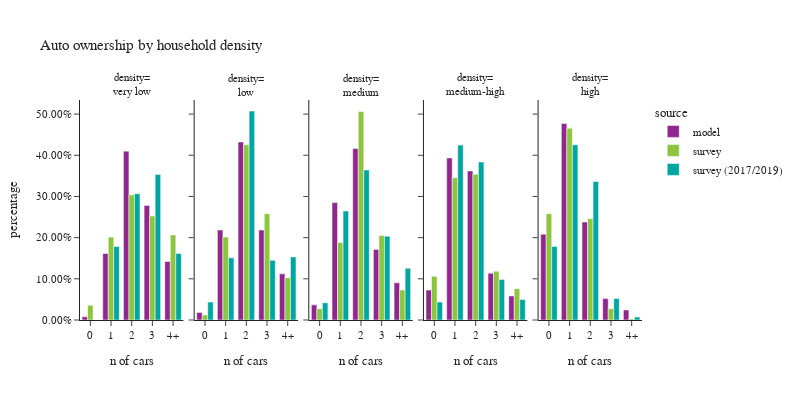

Notebook cell for this chart:
### Code cell
plot_auto(hh.dropna(subset=['hh_density_group']),'hh_density_group','household density','density')

### Figure 1 — Plotly figure (JSON) as saved in the notebook; plotly's stock layout.template omitted (floating-point values rounded to 4 significant figures)
{"data": [{"alignmentgroup": "True", "customdata": [[1717], [35067], [89002], [60387], [30858]], "hovertemplate": "source=model<br>hh_density_group=very low<br>auto_ownership_simple=%{x}<br>percentage=%{y}<br>sample count=%{customdata[0]}<extra></extra>", "legendgroup": "model", "marker": {"color": "#91268F", "pattern": {"shape": ""}}, "name": "model", "offsetgroup": "model", "orientation": "v", "showlegend": true, "textposition": "auto", "x": ["0", "1", "2", "3", "4+"], "xaxis": "x", "y": [0.007911, 0.1616, 0.4101, 0.2782, 0.1422], "yaxis": "y", "type": "bar"}, {"alignmentgroup": "True", "customdata": [[4008], [47442], [93832], [47431], [24313]], "hovertemplate": "source=model<br>hh_density_group=low<br>auto_ownership_simple=%{x}<br>percentage=%{y}<br>sample count=%{customdata[0]}<extra></extra>", "legendgroup": "model", "marker": {"color": "#91268F", "pattern": {"shape": ""}}, "name": "model", "offsetgroup": "model", "orientation": "v", "showlegend": false, "textposition": "auto", "x": ["0", "1", "2", "3", "4+"], "xaxis": "x2", "y": [0.01847, 0.2186, 0.4324, 0.2185, 0.112], "yaxis": "y2", "type": "bar"}, {"alignmentgroup": "True", "customdata": [[15959], [123753], [180743], [74305], [39262]], "hovertemplate": "source=model<br>hh_density_group=medium<br>auto_ownership_simple=%{x}<br>percentage=%{y}<br>sample count=%{customdata[0]}<extra></extra>", "legendgroup": "model", "marker": {"color": "#91268F", "pattern": {"shape": ""}}, "name": "model", "offsetgroup": "model", "orientation": "v", "showlegend": false, "textposition": "auto", "x": ["0", "1", "2", "3", "4+"], "xaxis": "x3", "y": [0.03677, 0.2851, 0.4164, 0.1712, 0.09046], "yaxis": "y3", "type": "bar"}, {"alignmentgroup": "True", "customdata": [[31539], [170789], [157131], [49198], [25378]], "hovertemplate": "source=model<br>hh_density_group=medium-high<br>auto_ownership_simple=%{x}<br>percentage=%{y}<br>sample count=%{customdata[0]}<extra></extra>", "legendgroup": "model", "marker": {"color": "#91268F", "pattern": {"shape": ""}}, "name": "model", "offsetgroup": "model", "orientation": "v", "showlegend": false, "textposition": "auto", "x": ["0", "1", "2", "3", "4+"], "xaxis": "x4", "y": [0.07266, 0.3935, 0.362, 0.1134, 0.05847], "yaxis": "y4", "type": "bar"}, {"alignmentgroup": "True", "customdata": [[90461], [207138], [103246], [22531], [10639]], "hovertemplate": "source=model<br>hh_density_group=high<br>auto_ownership_simple=%{x}<br>percentage=%{y}<br>sample count=%{customdata[0]}<extra></extra>", "legendgroup": "model", "marker": {"color": "#91268F", "pattern": {"shape": ""}}, "name": "model", "offsetgroup": "model", "orientation": "v", "showlegend": false, "textposition": "auto", "x": ["0", "1", "2", "3", "4+"], "xaxis": "x5", "y": [0.2084, 0.4773, 0.2379, 0.05191, 0.02451], "yaxis": "y5", "type": "bar"}, {"alignmentgroup": "True", "customdata": [[9], [86], [137], [66], [37]], "hovertemplate": "source=survey<br>hh_density_group=very low<br>auto_ownership_simple=%{x}<br>percentage=%{y}<br>sample count=%{customdata[0]}<extra></extra>", "legendgroup": "survey", "marker": {"color": "#8CC63E", "pattern": {"shape": ""}}, "name": "survey", "offsetgroup": "survey", "orientation": "v", "showlegend": true, "textposition": "auto", "x": ["0", "1", "2", "3", "4+"], "xaxis": "x", "y": [0.03573, 0.2013, 0.3039, 0.2526, 0.2065], "yaxis": "y", "type": "bar"}, {"alignmentgroup": "True", "customdata": [[4], [88], [170], [60], [18]], "hovertemplate": "source=survey<br>hh_density_group=low<br>auto_ownership_simple=%{x}<br>percentage=%{y}<br>sample count=%{customdata[0]}<extra></extra>", "legendgroup": "survey", "marker": {"color": "#8CC63E", "pattern": {"shape": ""}}, "name": "survey", "offsetgroup": "survey", "orientation": "v", "showlegend": false, "textposition": "auto", "x": ["0", "1", "2", "3", "4+"], "xaxis": "x2", "y": [0.01216, 0.2013, 0.4257, 0.2582, 0.1026], "yaxis": "y2", "type": "bar"}, {"alignmentgroup": "True", "customdata": [[21], [195], [259], [65], [30]], "hovertemplate": "source=survey<br>hh_density_group=medium<br>auto_ownership_simple=%{x}<br>percentage=%{y}<br>sample count=%{customdata[0]}<extra></extra>", "legendgroup": "survey", "marker": {"color": "#8CC63E", "pattern": {"shape": ""}}, "name": "survey", "offsetgroup": "survey", "orientation": "v", "showlegend": false, "textposition": "auto", "x": ["0", "1", "2", "3", "4+"], "xaxis": "x3", "y": [0.02729, 0.1879, 0.5065, 0.2054, 0.07292], "yaxis": "y3", "type": "bar"}, {"alignmentgroup": "True", "customdata": [[63], [357], [216], [49], [25]], "hovertemplate": "source=survey<br>hh_density_group=medium-high<br>auto_ownership_simple=%{x}<br>percentage=%{y}<br>sample count=%{customdata[0]}<extra></extra>", "legendgroup": "survey", "marker": {"color": "#8CC63E", "pattern": {"shape": ""}}, "name": "survey", "offsetgroup": "survey", "orientation": "v", "showlegend": false, "textposition": "auto", "x": ["0", "1", "2", "3", "4+"], "xaxis": "x4", "y": [0.1061, 0.3454, 0.3539, 0.1185, 0.0761], "yaxis": "y4", "type": "bar"}, {"alignmentgroup": "True", "customdata": [[475], [850], [252], [28], [8]], "hovertemplate": "source=survey<br>hh_density_group=high<br>auto_ownership_simple=%{x}<br>percentage=%{y}<br>sample count=%{customdata[0]}<extra></extra>", "legendgroup": "survey", "marker": {"color": "#8CC63E", "pattern": {"shape": ""}}, "name": "survey", "offsetgroup": "survey", "orientation": "v", "showlegend": false, "textposition": "auto", "x": ["0", "1", "2", "3", "4+"], "xaxis": "x5", "y": [0.2582, 0.4657, 0.2463, 0.02727, 0.002575], "yaxis": "y5", "type": "bar"}, {"alignmentgroup": "True", "customdata": [[0], [64], [127], [70], [39]], "hovertemplate": "source=survey (2017/2019)<br>hh_density_group=very low<br>auto_ownership_simple=%{x}<br>percentage=%{y}<br>sample count=%{customdata[0]}<extra></extra>", "legendgroup": "survey (2017/2019)", "marker": {"color": "#00A7A0", "pattern": {"shape": ""}}, "name": "survey (2017/2019)", "offsetgroup": "survey (2017/2019)", "orientation": "v", "showlegend": true, "textposition": "auto", "x": ["0", "1", "2", "3", "4+"], "xaxis": "x", "y": [0.0, 0.1783, 0.3065, 0.3535, 0.1617], "yaxis": "y", "type": "bar"}, {"alignmentgroup": "True", "customdata": [[5], [78], [154], [44], [29]], "hovertemplate": "source=survey (2017/2019)<br>hh_density_group=low<br>auto_ownership_simple=%{x}<br>percentage=%{y}<br>sample count=%{customdata[0]}<extra></extra>", "legendgroup": "survey (2017/2019)", "marker": {"color": "#00A7A0", "pattern": {"shape": ""}}, "name": "survey (2017/2019)", "offsetgroup": "survey (2017/2019)", "orientation": "v", "showlegend": false, "textposition": "auto", "x": ["0", "1", "2", "3", "4+"], "xaxis": "x2", "y": [0.04344, 0.1509, 0.5075, 0.1448, 0.1533], "yaxis": "y2", "type": "bar"}, {"alignmentgroup": "True", "customdata": [[17], [198], [289], [99], [33]], "hovertemplate": "source=survey (2017/2019)<br>hh_density_group=medium<br>auto_ownership_simple=%{x}<br>percentage=%{y}<br>sample count=%{customdata[0]}<extra></extra>", "legendgroup": "survey (2017/2019)", "marker": {"color": "#00A7A0", "pattern": {"shape": ""}}, "name": "survey (2017/2019)", "offsetgroup": "survey (2017/2019)", "orientation": "v", "showlegend": false, "textposition": "auto", "x": ["0", "1", "2", "3", "4+"], "xaxis": "x3", "y": [0.04186, 0.2647, 0.3644, 0.2034, 0.1257], "yaxis": "y3", "type": "bar"}, {"alignmentgroup": "True", "customdata": [[61], [426], [322], [63], [18]], "hovertemplate": "source=survey (2017/2019)<br>hh_density_group=medium-high<br>auto_ownership_simple=%{x}<br>percentage=%{y}<br>sample count=%{customdata[0]}<extra></extra>", "legendgroup": "survey (2017/2019)", "marker": {"color": "#00A7A0", "pattern": {"shape": ""}}, "name": "survey (2017/2019)", "offsetgroup": "survey (2017/2019)", "orientation": "v", "showlegend": false, "textposition": "auto", "x": ["0", "1", "2", "3", "4+"], "xaxis": "x4", "y": [0.04353, 0.4247, 0.3836, 0.09849, 0.04968], "yaxis": "y4", "type": "bar"}, {"alignmentgroup": "True", "customdata": [[994], [2194], [770], [71], [22]], "hovertemplate": "source=survey (2017/2019)<br>hh_density_group=high<br>auto_ownership_simple=%{x}<br>percentage=%{y}<br>sample count=%{customdata[0]}<extra></extra>", "legendgroup": "survey (2017/2019)", "marker": {"color": "#00A7A0", "pattern": {"shape": ""}}, "name": "survey (2017/2019)", "offsetgroup": "survey (2017/2019)", "orientation": "v", "showlegend": false, "textposition": "auto", "x": ["0", "1", "2", "3", "4+"], "xaxis": "x5", "y": [0.1787, 0.4256, 0.3364, 0.05213, 0.007142], "yaxis": "y5", "type": "bar"}], "layout": {"xaxis": {"anchor": "y", "domain": [0.0, 0.184], "title": {"text": "n of cars"}}, "yaxis": {"anchor": "x", "domain": [0.0, 1.0], "title": {"text": "percentage"}, "tickformat": ".2%"}, "xaxis2": {"anchor": "y2", "domain": [0.204, 0.388], "matches": "x", "title": {"text": "n of cars"}}, "yaxis2": {"anchor": "x2", "domain": [0.0, 1.0], "matches": "y", "showticklabels": false, "tickformat": ".2%"}, "xaxis3": {"anchor": "y3", "domain": [0.408, 0.592], "matches": "x", "title": {"text": "n of cars"}}, "yaxis3": {"anchor": "x3", "domain": [0.0, 1.0], "matches": "y", "showticklabels": false, "tickformat": ".2%"}, "xaxis4": {"anchor": "y4", "domain": [0.612, 0.796], "matches": "x", "title": {"text": "n of cars"}}, "yaxis4": {"anchor": "x4", "domain": [0.0, 1.0], "matches": "y", "showticklabels": false, "tickformat": ".2%"}, "xaxis5": {"anchor": "y5", "domain": [0.816, 1.0], "matches": "x", "title": {"text": "n of cars"}}, "yaxis5": {"anchor": "x5", "domain": [0.0, 1.0], "matches": "y", "showticklabels": false, "tickformat": ".2%"}, "annotations": [{"font": {}, "showarrow": false, "text": "density=<br>very low", "x": 0.092, "xanchor": "center", "xref": "paper", "y": 1.0, "yanchor": "bottom", "yref": "paper"}, {"font": {}, "showarrow": false, "text": "density=<br>low", "x": 0.296, "xanchor": "center", "xref": "paper", "y": 1.0, "yanchor": "bottom", "yref": "paper"}, {"font": {}, "showarrow": false, "text": "density=<br>medium", "x": 0.5, "xanchor": "center", "xref": "paper", "y": 1.0, "yanchor": "bottom", "yref": "paper"}, {"font": {}, "showarrow": false, "text": "density=<br>medium-high", "x": 0.704, "xanchor": "center", "xref": "paper", "y": 1.0, "yanchor": "bottom", "yref": "paper"}, {"font": {}, "showarrow": false, "text": "density=<br>high", "x": 0.908, "xanchor": "center", "xref": "paper", "y": 1.0, "yanchor": "bottom", "yref": "paper"}], "legend": {"title": {"text": "source"}, "tracegroupgap": 0}, "title": {"text": "Auto ownership by household density"}, "barmode": "group", "font": {"size": 11}, "height": 400, "width": 800}}
